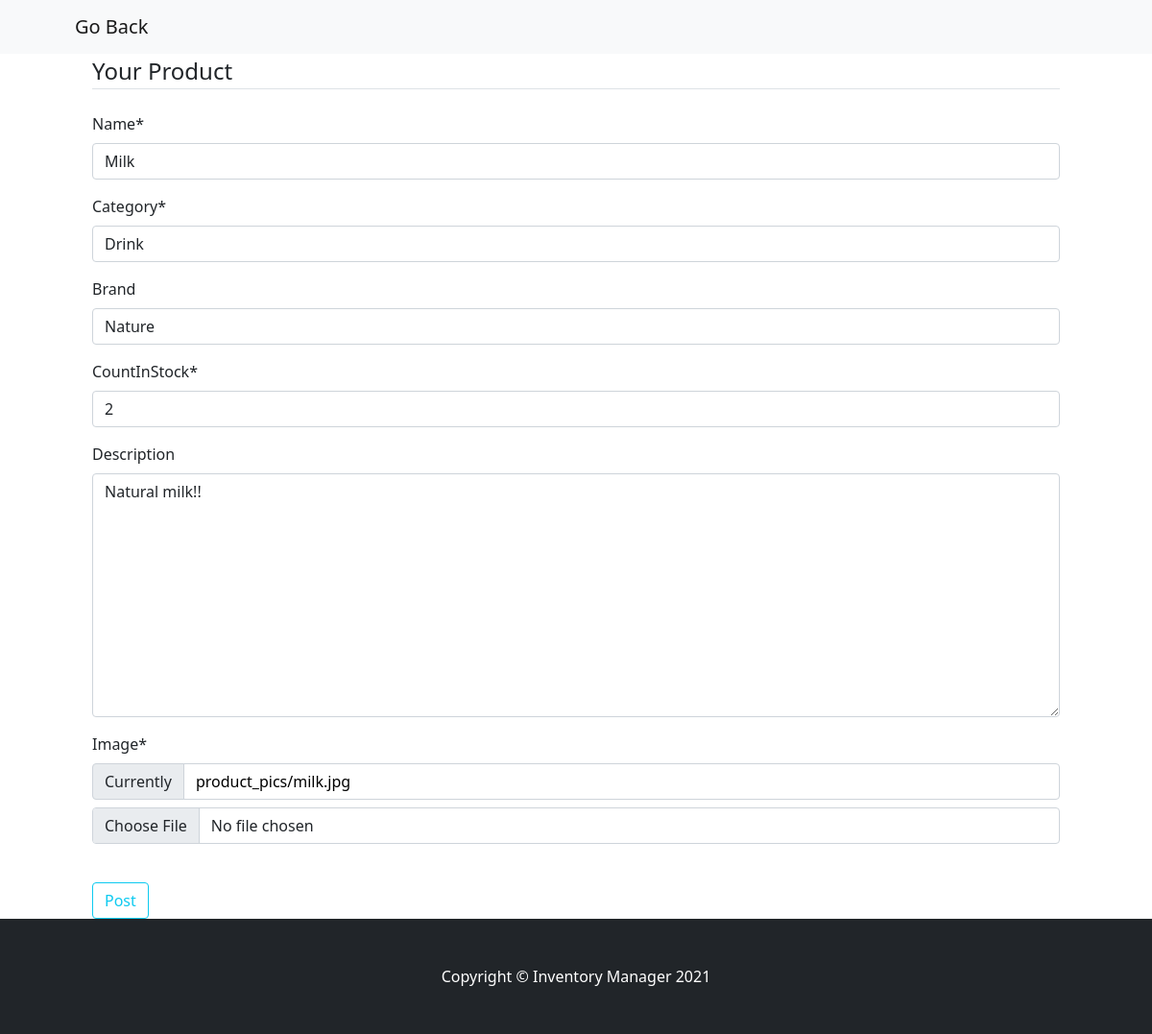
Screenshot of /inventory/update/6 (signed in) with the database file from the repository.
### home/models.py (models this page shows, shortened)
class Product(models.Model):
    user = models.ForeignKey(User, on_delete=models.CASCADE)
    name = models.CharField(max_length=100)
    description = models.TextField(null=True, blank=True)
    date_posted = models.DateTimeField(auto_now=True)
    category = models.CharField(max_length=100)
    brand = models.CharField(max_length=200, null=True, blank=True)
    countInStock = models.IntegerField(default=0)
    image = models.ImageField(default='default.png', upload_to='product_pics')

### home/views.py (the view, shortened to what this page needs)
# urls.py: path('inventory/update/<int:pk>', views.ProductUpdateView.as_view() , name="update"),
class ProductUpdateView(LoginRequiredMixin, UserPassesTestMixin, UpdateView):
    model = Product
    form_class = CreateForm
    success_url = reverse_lazy('home')
    template_name = "home/product_post.html"
    def get_context_data(self, *args, **kwargs):
        context = super().get_context_data(*args, **kwargs)
        original_product = self.get_form_kwargs().get('instance')
        context['form'] = CreateForm(initial={
            'name': self.request.GET.get('name', original_product.name),
            'description': self.request.GET.get('description', original_product.description),
            'category': self.request.GET.get('category', original_product.category),
            'brand': self.request.GET.get('brand', original_product.brand),
            'countInStock': self.request.GET.get('countInStock', original_product.countInStock),
            'image': self.request.GET.get('image', original_product.image),
        })
        return context
    def test_func(self):
        product = self.get_object()
        if self.request.user == product.user:
            return True
        return False

### home/forms.py
class CreateForm(forms.ModelForm):
    class Meta:
        model = Product
        fields = ('name', 'category', 'brand', 'countInStock', 'description', 'image')
        widgets = {
            'name': forms.TextInput(attrs={'class':'form-control'}),
            'category': forms.TextInput(attrs={'class':'form-control'}),
            'brand': forms.TextInput(attrs={'class':'form-control'}),
            'countInStock': forms.NumberInput(attrs={'class':'form-control'}),
            'description': forms.Textarea(attrs={'class':'form-control'}),
        }

### home/templates/home/product_post.html (shortened to what this page needs)
{% extends "home/base.html" %} {% block content %} {% load crispy_forms_tags %}
<nav class="navbar navbar-expand-lg navbar-light bg-light">
  <div class="container px-4 px-lg-5">
    <a class="navbar-brand" href="{% url 'home' %}">Go Back</a>
    </div>
</nav>
<div class="mx-5 px-5">
  <form method="POST" enctype="multipart/form-data">
    <fieldset class="form-group">
      <legend class="border-bottom mb-4">Your Product</legend>
      {{ form|crispy }}
    </fieldset>
    <br />
    <div class="form-group">
      <button class="btn btn-outline-info" type="submit">Post</button>
    </div>
  </form>
</div>
{% endblock content %}

### home/templates/home/base.html (style rules this page uses)
a { color: black; text-decoration: none; }

### rows the page displays
Product: name "Milk", category "Drink", brand "Nature", countInStock "2", description "Natural milk!!"
